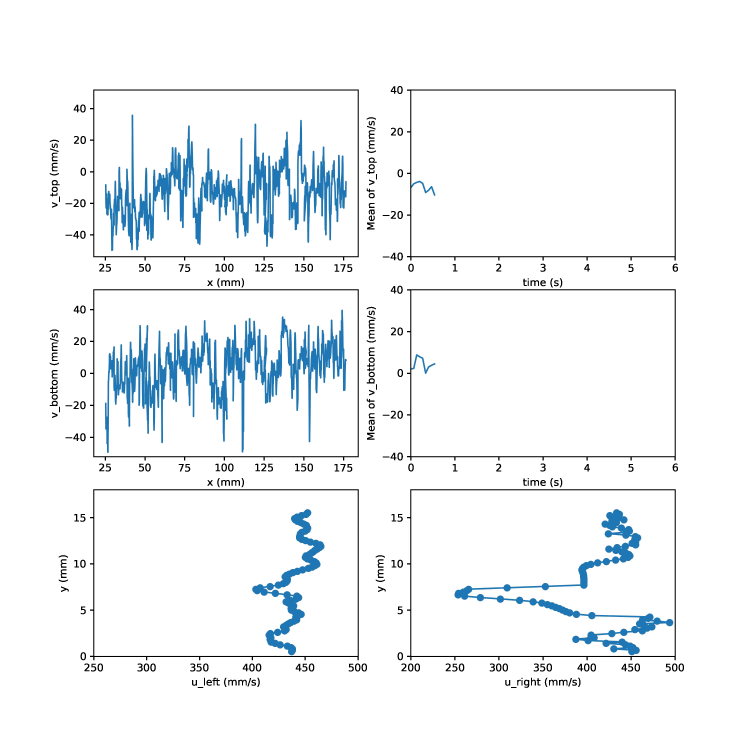
#> input picture frame 9 of 2_1_1.mp4, 3000 x 3000 px, given in place of RoughSphere_3cmAway_motor10_timing400.mp4, which was not available (shown at 1/4 size)
$ python get_images_from_mp4.py
#> lines starting #> are read from the running program, lines starting #| are printed output that depends on the picture; pictures that were not available may be replaced by others from this repository, and a replacement may not be noted
# %%
import cv2
# %%
vidcap = cv2.VideoCapture('C:/Users/yj/Dropbox (Harvard University)/Riblet/data/piv-data/2021-04-19/RoughSphere_3cmAway_motor10_timing400.mp4')

success,image = vidcap.read()
#> image is the input picture: shape (3000, 3000, 3); mean B, G, R 247.1, 244.8, 241.3
success
# %%

grayFrame = cv2.cvtColor(image, cv2.COLOR_BGR2GRAY)
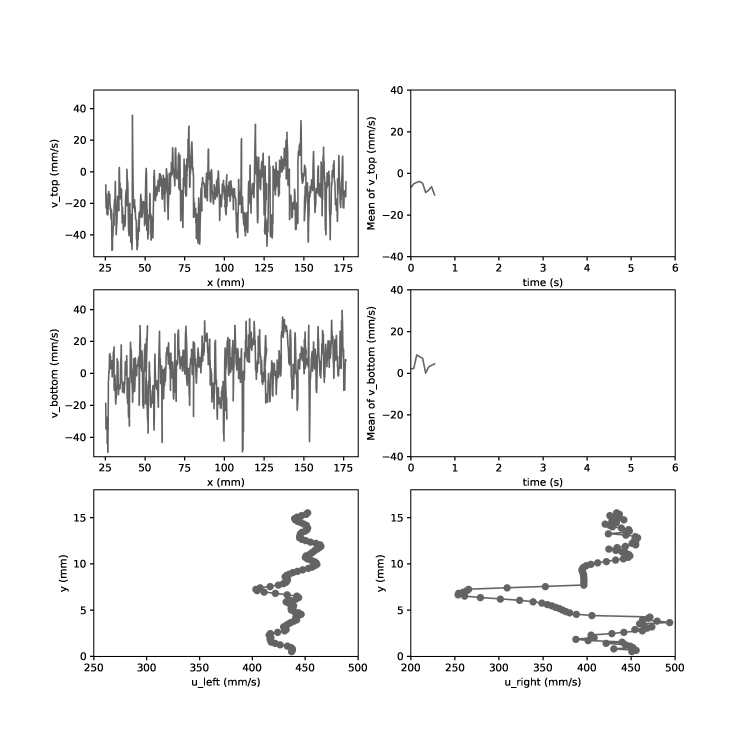
#> grayFrame: shape (3000, 3000) (shown at 1/4 size); min 0, max 255, mean 244

# %%
import os
os.mkdir('C:/Users/yj/Dropbox (Harvard University)/Riblet/data/piv-data/2021-04-19/RoughSphere_3cmAway_motor10_timing400')
# %%
count = 0

while success:
  cv2.imwrite("C:/Users/yj/Dropbox (Harvard University)/Riblet/data/piv-data/2021-04-19/RoughSphere_3cmAway_motor10_timing400/frame_%06d.tiff" %count, grayFrame)     # save frame as JPEG file
  success,image = vidcap.read()
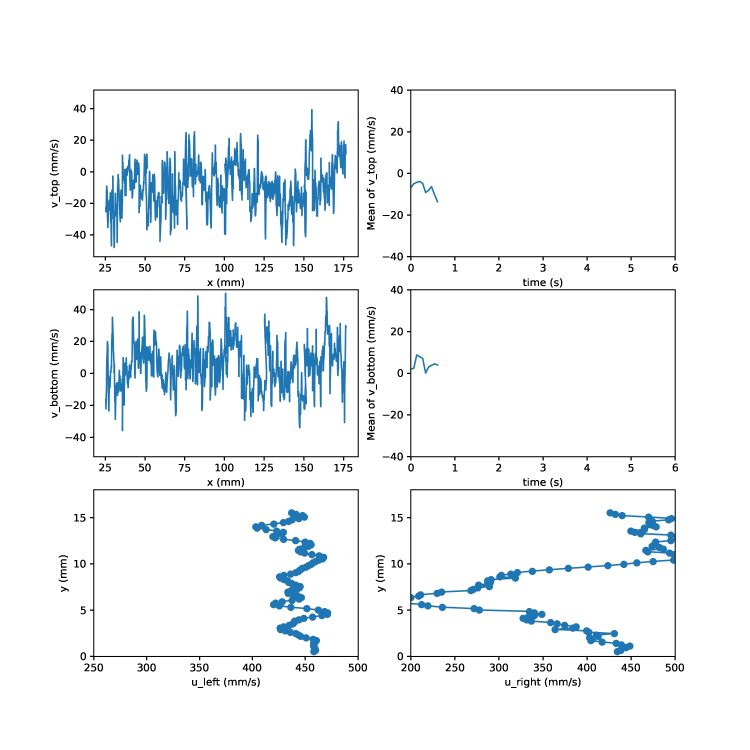
#> input picture frame 10 of 2_1_1.mp4, 3000 x 3000 px, given in place of RoughSphere_3cmAway_motor10_timing400.mp4, which was not available (shown at 1/4 size)
#> image is the input picture: shape (3000, 3000, 3); mean B, G, R 247.1, 244.6, 241
  grayFrame = cv2.cvtColor(image, cv2.COLOR_BGR2GRAY)
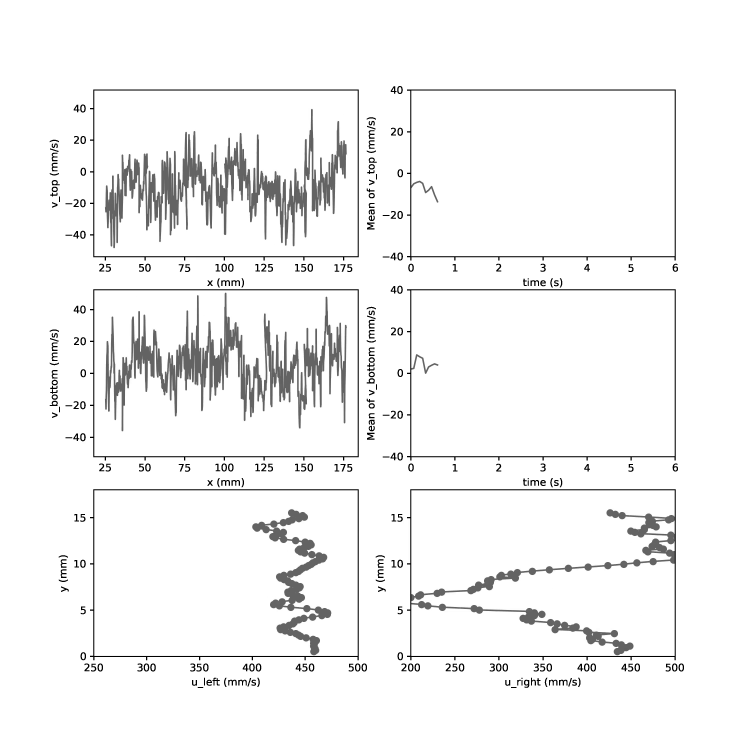
#> grayFrame: shape (3000, 3000) (shown at 1/4 size); min 0, max 255, mean 243.8
  print('Read a new frame: ', success)
#| Read a new frame:  True
  count += 1
# %%

$ run again, starting later in the video
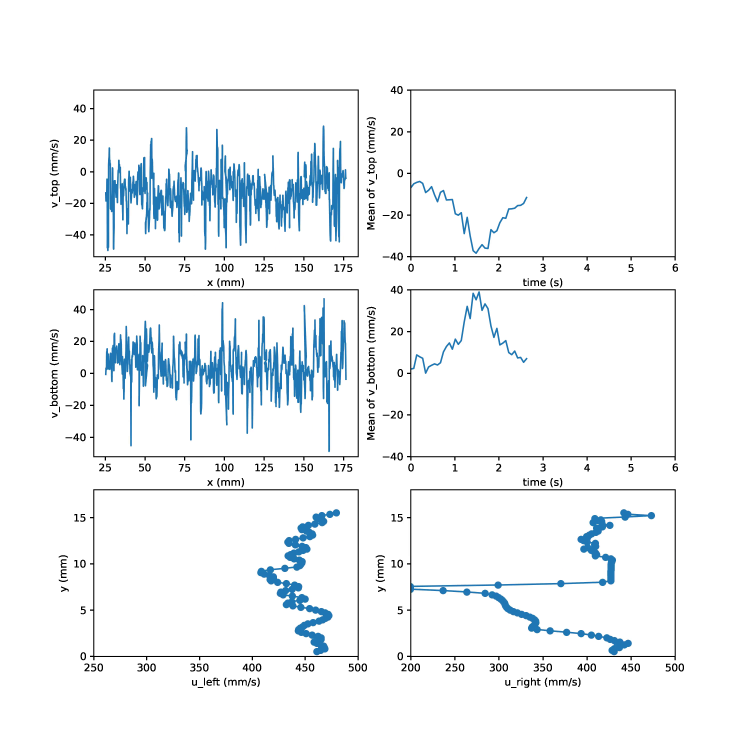
#> input picture frame 40 of 2_1_1.mp4, 3000 x 3000 px, given in place of RoughSphere_3cmAway_motor10_timing400.mp4, which was not available (shown at 1/4 size)
#> image is the input picture: shape (3000, 3000, 3); mean B, G, R 247.1, 244.6, 241.1
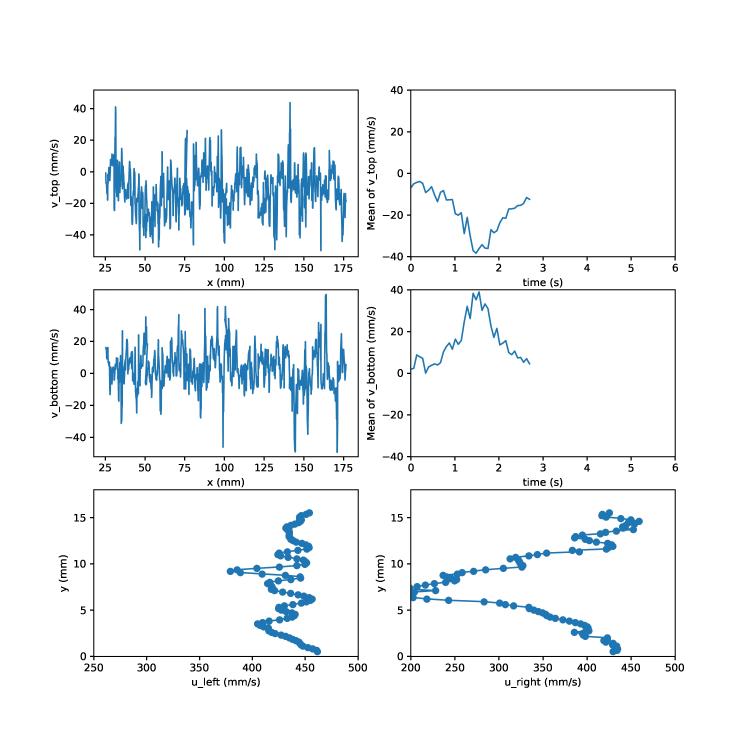
#> input picture frame 41 of 2_1_1.mp4, 3000 x 3000 px, given in place of RoughSphere_3cmAway_motor10_timing400.mp4, which was not available (shown at 1/4 size)
#> image is the input picture: shape (3000, 3000, 3); mean B, G, R 247, 244.6, 241
#> `grayFrame = cv2.cvtColor(image, cv2.COLOR_BGR2GRAY)`:
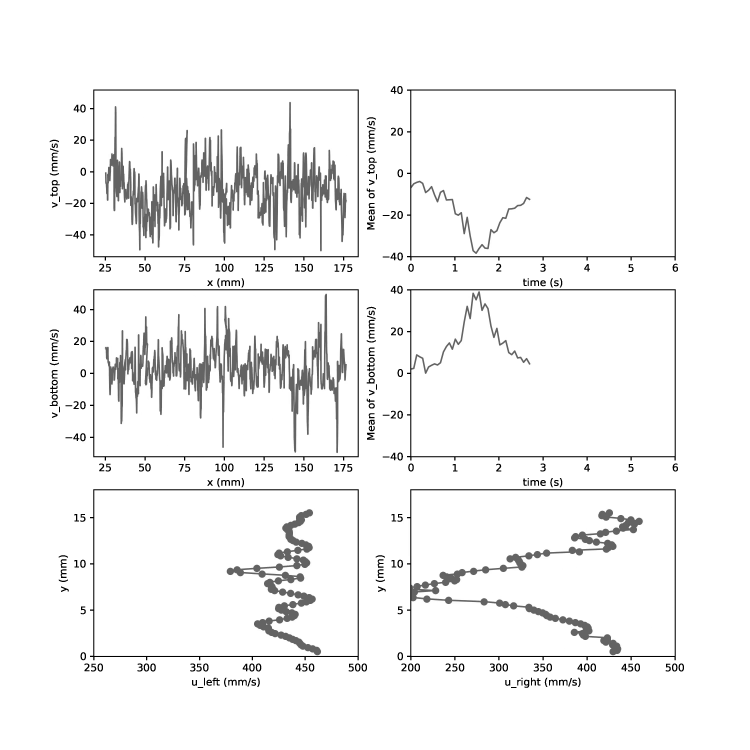
#> grayFrame: shape (3000, 3000) (shown at 1/4 size); min 0, max 255, mean 243.8
#| Read a new frame:  True

$ run again, starting later in the video
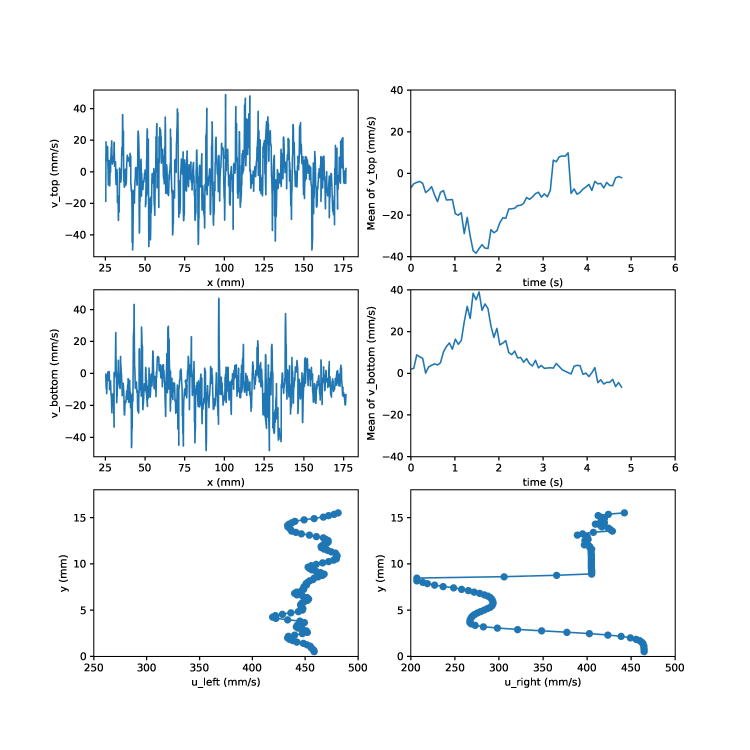
#> input picture frame 72 of 2_1_1.mp4, 3000 x 3000 px, given in place of RoughSphere_3cmAway_motor10_timing400.mp4, which was not available (shown at 1/4 size)
#> image is the input picture: shape (3000, 3000, 3); mean B, G, R 246.8, 244.2, 240.5
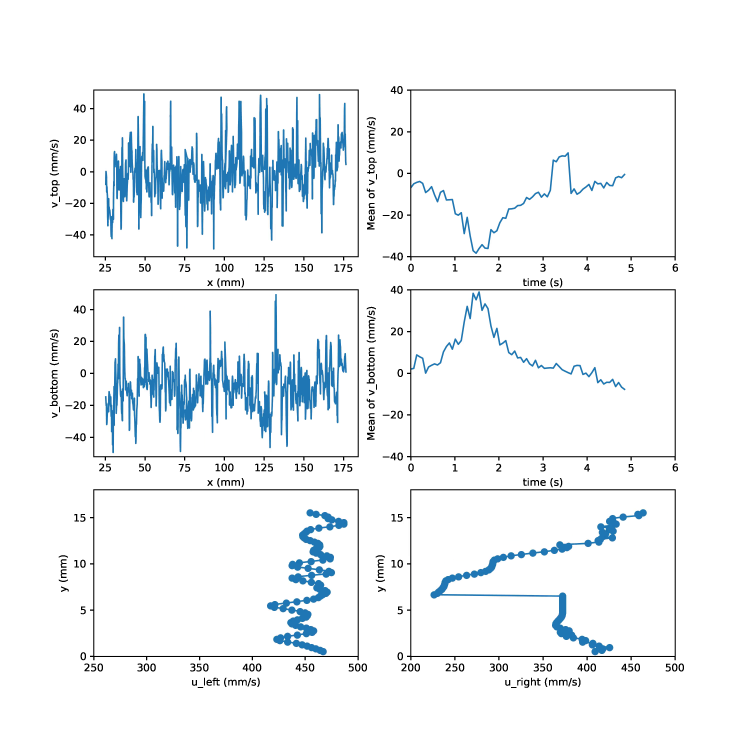
#> input picture frame 73 of 2_1_1.mp4, 3000 x 3000 px, given in place of RoughSphere_3cmAway_motor10_timing400.mp4, which was not available (shown at 1/4 size)
#> image is the input picture: shape (3000, 3000, 3); mean B, G, R 246.7, 243.9, 240
#> `grayFrame = cv2.cvtColor(image, cv2.COLOR_BGR2GRAY)`:
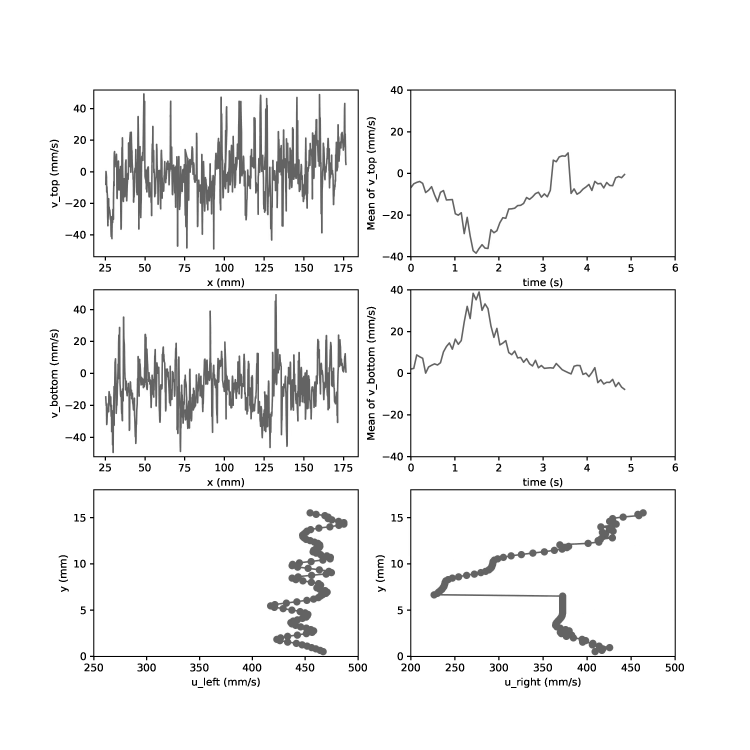
#> grayFrame: shape (3000, 3000) (shown at 1/4 size); min 0, max 255, mean 243.1
#| Read a new frame:  True
